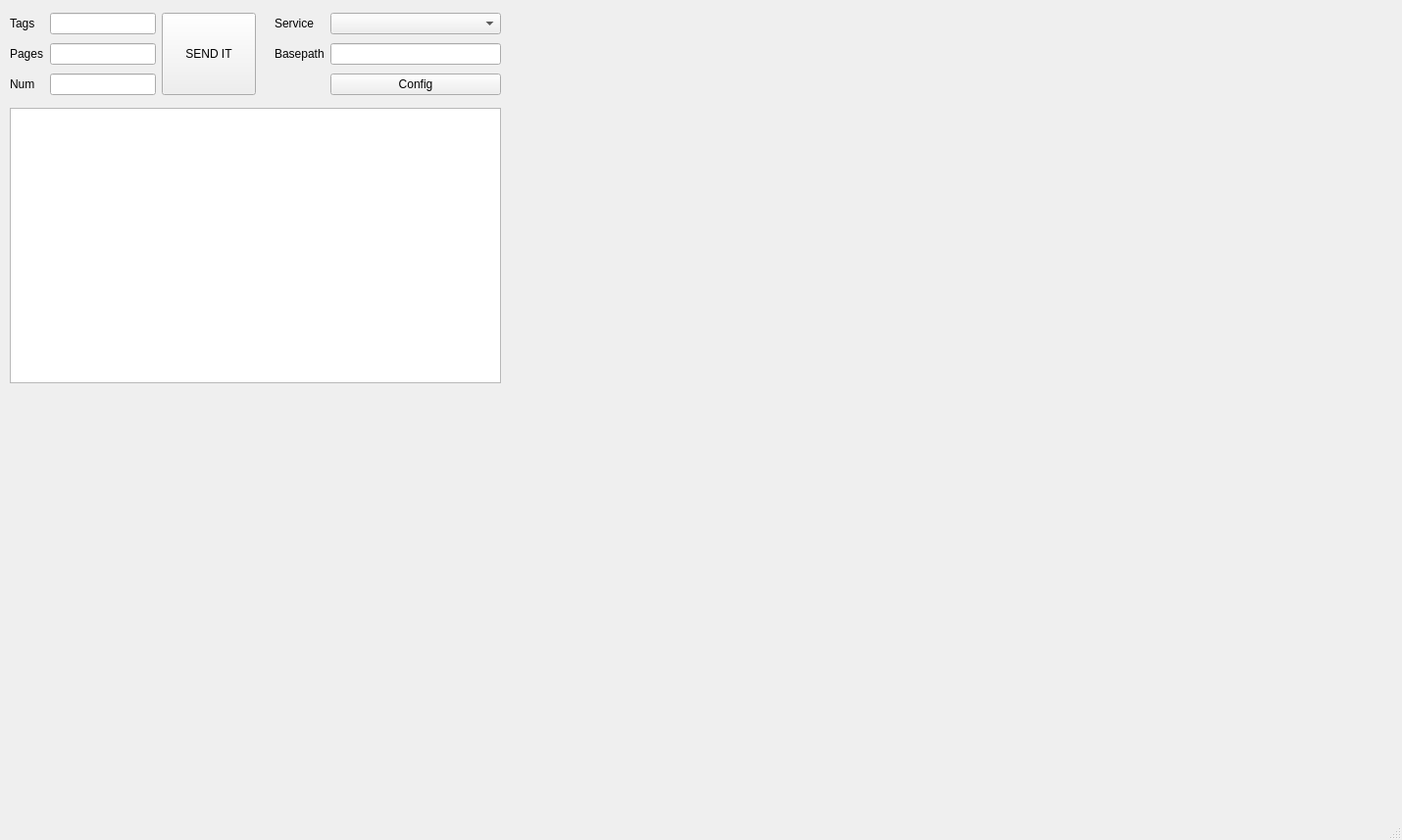
<?xml version="1.0" encoding="UTF-8"?>
<ui version="4.0">
 <class>MainWindow</class>
 <widget class="QMainWindow" name="MainWindow">
  <property name="geometry">
   <rect>
    <x>0</x>
    <y>0</y>
    <width>1430</width>
    <height>857</height>
   </rect>
  </property>
  <property name="windowTitle">
   <string>MainWindow</string>
  </property>
  <widget class="QWidget" name="centralwidget">
   <widget class="QWidget" name="layoutWidget">
    <property name="geometry">
     <rect>
      <x>10</x>
      <y>10</y>
      <width>251</width>
      <height>93</height>
     </rect>
    </property>
    <layout class="QGridLayout" name="gridLayout_5">
     <item row="0" column="2" rowspan="3">
      <widget class="QPushButton" name="sendPushButton">
       <property name="sizePolicy">
        <sizepolicy hsizetype="Expanding" vsizetype="Expanding">
         <horstretch>0</horstretch>
         <verstretch>0</verstretch>
        </sizepolicy>
       </property>
       <property name="text">
        <string>SEND IT</string>
       </property>
       <property name="autoDefault">
        <bool>true</bool>
       </property>
       <property name="default">
        <bool>false</bool>
       </property>
      </widget>
     </item>
     <item row="0" column="1">
      <widget class="QLineEdit" name="tagsLineEdit">
       <property name="sizePolicy">
        <sizepolicy hsizetype="Fixed" vsizetype="Fixed">
         <horstretch>0</horstretch>
         <verstretch>0</verstretch>
        </sizepolicy>
       </property>
      </widget>
     </item>
     <item row="2" column="1">
      <widget class="QLineEdit" name="numLineEdit">
       <property name="sizePolicy">
        <sizepolicy hsizetype="Fixed" vsizetype="Fixed">
         <horstretch>0</horstretch>
         <verstretch>0</verstretch>
        </sizepolicy>
       </property>
      </widget>
     </item>
     <item row="1" column="0">
      <widget class="QLabel" name="pagesLabel">
       <property name="text">
        <string>Pages</string>
       </property>
      </widget>
     </item>
     <item row="1" column="1">
      <widget class="QLineEdit" name="pagesLineEdit">
       <property name="sizePolicy">
        <sizepolicy hsizetype="Fixed" vsizetype="Fixed">
         <horstretch>0</horstretch>
         <verstretch>0</verstretch>
        </sizepolicy>
       </property>
      </widget>
     </item>
     <item row="2" column="0">
      <widget class="QLabel" name="numLabel">
       <property name="text">
        <string>Num</string>
       </property>
      </widget>
     </item>
     <item row="0" column="0">
      <widget class="QLabel" name="tagsLabel">
       <property name="text">
        <string>Tags</string>
       </property>
      </widget>
     </item>
    </layout>
   </widget>
   <widget class="QWidget" name="layoutWidget1">
    <property name="geometry">
     <rect>
      <x>280</x>
      <y>10</y>
      <width>231</width>
      <height>91</height>
     </rect>
    </property>
    <layout class="QGridLayout" name="gridLayout_4">
     <item row="2" column="1">
      <widget class="QPushButton" name="CFG_button">
       <property name="sizePolicy">
        <sizepolicy hsizetype="Preferred" vsizetype="Maximum">
         <horstretch>0</horstretch>
         <verstretch>0</verstretch>
        </sizepolicy>
       </property>
       <property name="text">
        <string>Config</string>
       </property>
      </widget>
     </item>
     <item row="0" column="1">
      <widget class="QComboBox" name="chooseServiceComboBox"/>
     </item>
     <item row="0" column="0">
      <widget class="QLabel" name="chooseServiceLabel">
       <property name="text">
        <string>Service</string>
       </property>
      </widget>
     </item>
     <item row="1" column="0">
      <widget class="QLabel" name="setPathLabel">
       <property name="text">
        <string>Basepath</string>
       </property>
      </widget>
     </item>
     <item row="1" column="1">
      <widget class="QLineEdit" name="setPathLineEdit"/>
     </item>
    </layout>
   </widget>
   <widget class="QTextBrowser" name="consoleTextBrowser">
    <property name="geometry">
     <rect>
      <x>10</x>
      <y>110</y>
      <width>501</width>
      <height>281</height>
     </rect>
    </property>
   </widget>
   <widget class="QLabel" name="picLabel">
    <property name="geometry">
     <rect>
      <x>430</x>
      <y>-160</y>
      <width>1121</width>
      <height>1041</height>
     </rect>
    </property>
    <property name="text">
     <string/>
    </property>
    <property name="pixmap">
     <pixmap resource="images.qrc">:/img/img/162588536125195222.png</pixmap>
    </property>
   </widget>
   <zorder>picLabel</zorder>
   <zorder>layoutWidget</zorder>
   <zorder>layoutWidget1</zorder>
   <zorder>consoleTextBrowser</zorder>
  </widget>
  <widget class="QMenuBar" name="menubar">
   <property name="geometry">
    <rect>
     <x>0</x>
     <y>0</y>
     <width>1430</width>
     <height>21</height>
    </rect>
   </property>
  </widget>
  <widget class="QStatusBar" name="statusbar"/>
 </widget>
 <tabstops>
  <tabstop>tagsLineEdit</tabstop>
  <tabstop>pagesLineEdit</tabstop>
  <tabstop>numLineEdit</tabstop>
  <tabstop>sendPushButton</tabstop>
  <tabstop>chooseServiceComboBox</tabstop>
  <tabstop>setPathLineEdit</tabstop>
  <tabstop>consoleTextBrowser</tabstop>
 </tabstops>
 <resources>
  <include location="images.qrc"/>
 </resources>
 <connections/>
</ui>
